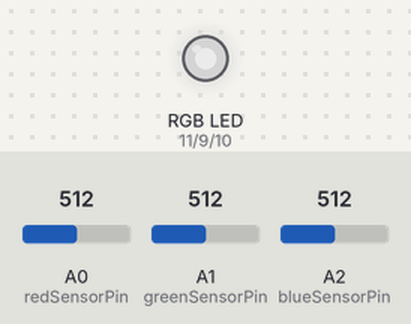
Recording of a sketch running on a simulated Arduino Uno, built with avr-gcc and run on an emulated ATmega328P. Parts: an RGB LED mixed from three pins (HIGH = lit). The inputs (shaded band) are chosen by the test bench; at power-on: A0 (redSensorPin) = 512, A1 (greenSensorPin) = 512, A2 (blueSensorPin) = 512. Dim RGB values are drawn brighter than linear; what the sketch prints to the serial monitor is not drawn.

Above: at 1.2 s.
1.3 s: A0 (redSensorPin) set to 410
At 1.8 s:
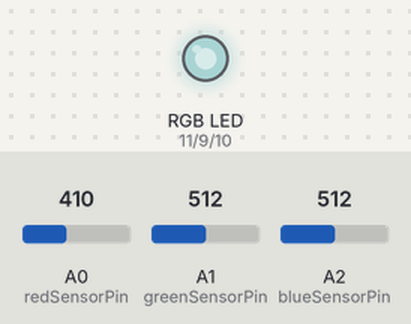
3.3 s: A0 (redSensorPin) set to 388
At 4.4 s:
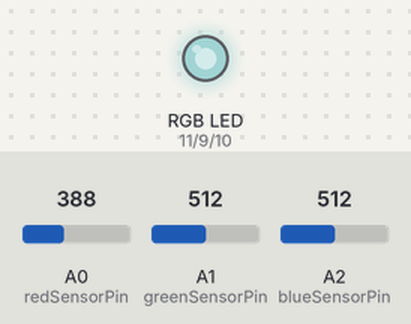
5.1 s: A1 (greenSensorPin) set to 414
At 6.0 s:
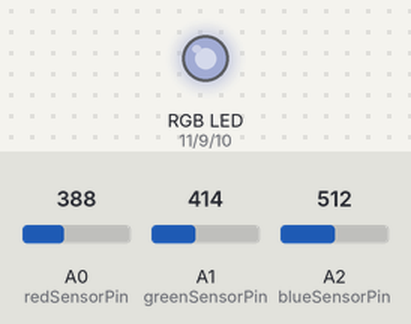
6.9 s: A1 (greenSensorPin) set to 391
At 8.3 s:
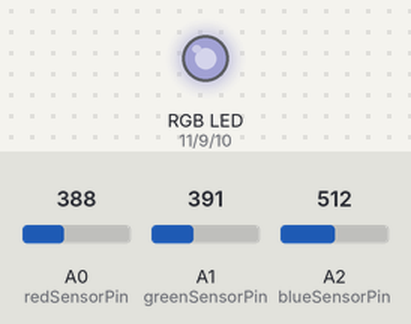
8.7 s: A2 (blueSensorPin) set to 407
At 9.3 s:
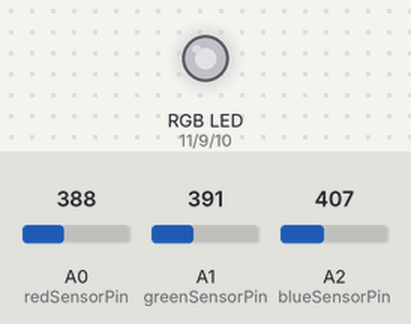
10.5 s: A2 (blueSensorPin) set to 392
At 11.5 s:
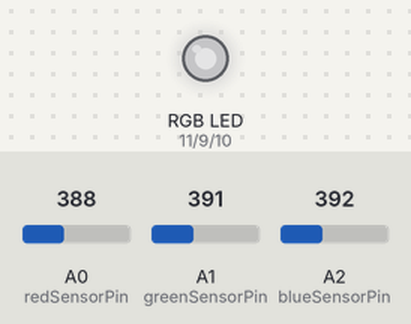
Timing chart, 0 to 13.3 s (numbered marks = the images above; inputs shaded):
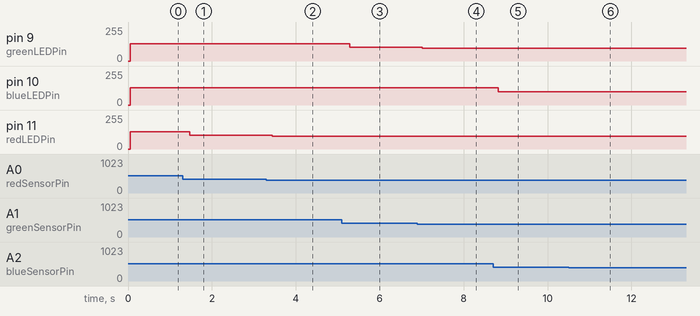

Measured:
- after the input at 1.3 s, pin 11 (redLEDPin): 128/255 → 102/255 after 0.18 s
- after the input at 3.3 s, pin 11 (redLEDPin): 102/255 → 97/255 after 0.14 s
- after the input at 5.1 s, pin 9 (greenLEDPin): 128/255 → 103/255 after 0.18 s
- after the input at 6.9 s, pin 9 (greenLEDPin): 103/255 → 97/255 after 0.11 s
- after the input at 8.7 s, pin 10 (blueLEDPin): 128/255 → 101/255 after 0.13 s
- after the input at 10.5 s, pin 10 (blueLEDPin): 101/255 → 98/255 after 0.15 s

The sketch:

color_mixing_lamp.ino
```cpp
const int greenLEDPin = 9;
const int redLEDPin = 11;
const int blueLEDPin = 10;

const int redSensorPin = A0;
const int greenSensorPin = A1;
const int blueSensorPin = A2;

int redVal = 0;
int greenVal = 0;
int blueVal = 0;

int redSensorVal = 0;
int greenSensorVal = 0;
int blueSensorVal = 0;

void setup() {
  Serial.begin(9600);

  pinMode(greenLEDPin,OUTPUT);
  pinMode(redLEDPin,OUTPUT);
  pinMode(blueLEDPin,OUTPUT);
}

void loop() {
  redSensorVal = analogRead(redSensorPin);
  delay(5);
  greenSensorVal = analogRead(greenSensorPin);
  delay(5);
  blueSensorVal = analogRead(blueSensorPin);
  delay(5);

  Serial.print("Raw Sensor Values \t Red: ");
  Serial.print(redSensorVal);
  Serial.print("\t Green: ");
  Serial.print(greenSensorVal);
  Serial.print("\t Blue: ");
  Serial.print(blueSensorVal);

  redVal = redSensorVal/4;
  greenVal = greenSensorVal/4;
  blueVal = blueSensorVal/4;

  Serial.print("Mapped Sensor Values \t Red: ");
  Serial.print(redVal);
  Serial.print("\t Green: ");
  Serial.print(greenVal);
  Serial.print("\t Blue: ");
  Serial.print(blueVal);

  analogWrite(redLEDPin, redVal);
  analogWrite(greenLEDPin, greenVal);
  analogWrite(blueLEDPin, blueVal);
}
```
